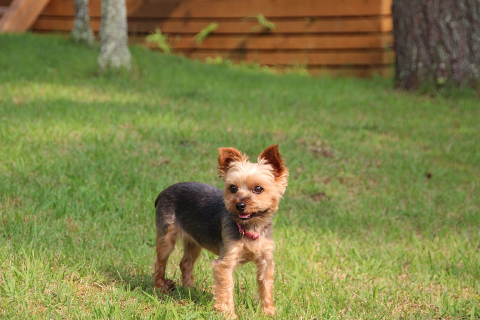
#> input picture ch3/3.2/yorkie.png, 480 x 320 px
$ python copy_image.py
#> lines starting #> are read from the running program, lines starting #| are printed output that depends on the picture; after the words box and inside, x2 and y2 are one past the last pixel; in counts of white or black regions, pixels touching at a corner belong together
import numpy as np
import cv2

#画像読み込み
org_img = cv2.imread('yorkie.png', cv2.IMREAD_COLOR)
#> org_img is the input picture: shape (320, 480, 3); mean B, G, R 71.8, 129.3, 128.4

#cv2.copyToでコピー
mask = np.full(org_img.shape, 255, np.uint8)
cv_copy_img = cv2.copyTo(org_img, mask)

# numpy.ndarray.copyでコピー
numpy_copy_img = org_img.copy()

# shallow copyでコピーする
shallow_copy_img = org_img

# コピー元（img1）の左上を矩形で塗りつぶす
cv2.rectangle(org_img, (0, 0), (100,100),(255, 255, 255), thickness=-1)
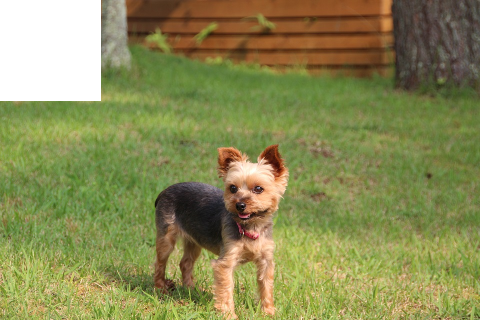
#> org_img: shape (320, 480, 3); 6.64% of pixels changed, all inside (x1, y1, x2, y2) = (0, 0, 101, 101)

# 画像をウィンドウ表示する
cv2.imshow('cv_copy_img', cv_copy_img)
cv2.imshow('numpy_copy_img', numpy_copy_img)
cv2.imshow('shallow_copy_img', shallow_copy_img)
cv2.waitKey(0)
cv2.destroyAllWindows()

$ run again, with ch3/3.2/aloeL.png copied over ch3/3.2/yorkie.png
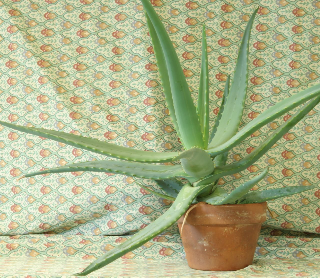
#> input picture ch3/3.2/aloeL.png, 320 x 278 px
#> org_img is the input picture: shape (278, 320, 3); mean B, G, R 136.9, 177.4, 171.4
#> `cv2.rectangle(org_img, (0, 0), (100,100),(255, 255, 255), thickness=-1)`:
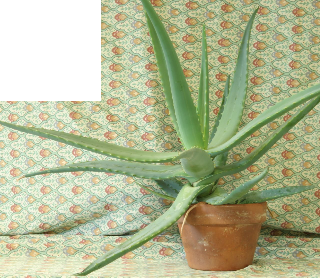
#> org_img: shape (278, 320, 3); 11.47% of pixels changed, all inside (x1, y1, x2, y2) = (0, 0, 101, 101)

$ run again, with ch3/3.2/aloeR.png copied over ch3/3.2/yorkie.png
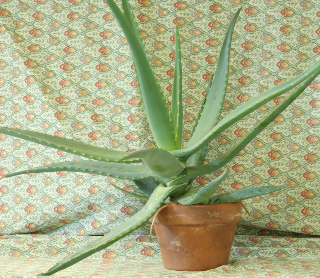
#> input picture ch3/3.2/aloeR.png, 320 x 278 px
#> org_img is the input picture: shape (278, 320, 3); mean B, G, R 134.4, 174.4, 168.2
#> `cv2.rectangle(org_img, (0, 0), (100,100),(255, 255, 255), thickness=-1)`:
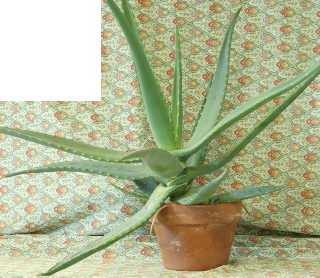
#> org_img: shape (278, 320, 3); 11.47% of pixels changed, all inside (x1, y1, x2, y2) = (0, 0, 101, 101)
